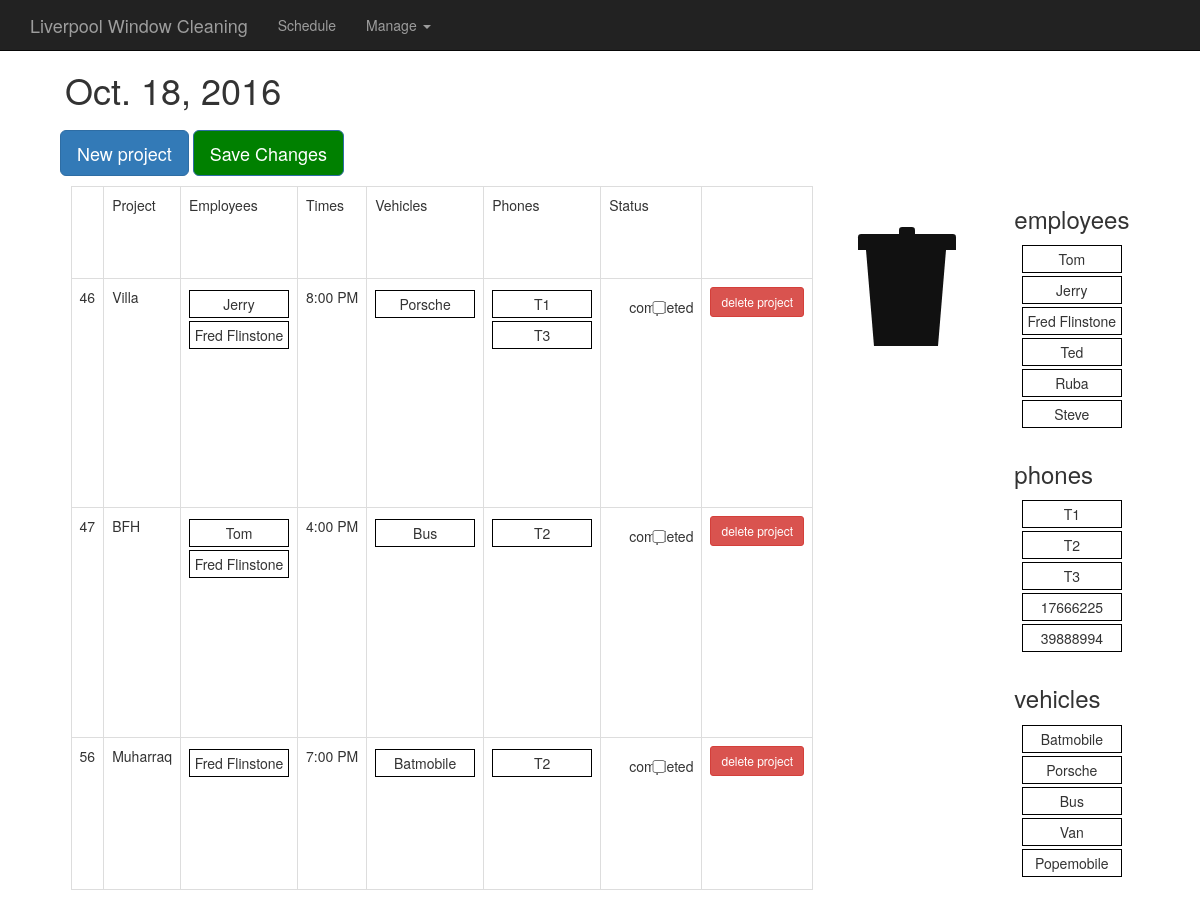
The page / on the database its author committed.
### daily/models.py (models this page shows, shortened)
class Project(models.Model):
  complete = 'CMP'
  incomplete = 'INCMP'
  status_choices = (
      (complete, 'complete'),
      (incomplete, 'incomplete'),
      )
  name = models.CharField(max_length=200)
  date = models.DateField('Date', default=timezone.now().date())
  time = models.TimeField('Time', default=timezone.now().time())
  employee = models.ManyToManyField(Employee)
  phone = models.ManyToManyField(Phone)
  vehicle = models.ManyToManyField(Vehicle)
  status = models.CharField(
      max_length=5,
      choices=status_choices,
      default=incomplete
      )

class Employee(models.Model):
  name = models.CharField(max_length=100)
  category = models.ManyToManyField(Category)

class Vehicle(models.Model):
  name = models.CharField(max_length=100)

class Phone(models.Model):
  number = models.CharField(max_length=10)

### daily/views.py (the view)
# urls.py: url(r'^$', views.index, name='index'),
def index(request):
  today = timezone.now().date()
  incompletes = Project.objects.filter(status='INCMP')
  employees = Employee.objects.all()
  phones = Phone.objects.all()
  vehicles = Vehicle.objects.all()
  date = datetime.date(int(today.year), int(today.month), int(today.day))
  context = {'date': date, 'schedule': incompletes, 'date': today,
      'emp_names': employees, 'phones': phones, 'vehicles': vehicles}
  return render(request, 'daily/daily.html/', context)

### daily/templates/daily/daily.html (shortened to what this page needs)
{% extends 'daily/base.html' %}
{% load static %}
{% block content %}
      <div class="container">
      <div class="starter-template">
        <h1 id="date">{{ date }}</h1>
      </div>
    </div>
    <div id="daily-view">
        <div id="form-fields">
          <button type="button" class="btn btn-primary btn-lg" id="new-proj-button" onclick="addProject()">New project</button>
             <button type="button" class="btn btn-primary btn-lg"
              id="save-button" onclick="updateSchedule()">Save Changes</button>
        </div>
        <div class="h-box">
        <table class="table table-bordered" id="daily-table">
          <tbody>
            <tr>
              <td>  </td>
              <td>Project</td>
              <td>Employees</td>
              <td>Times</td>
              <td>Vehicles</td>
              <td>Phones</td>
              <td>Status </td>
              <td></td>
            </tr>
            {% for project in schedule.all %}
            <tr id={{ project.id }} class ="project">
              <td>{{ project.id }}</td>
              <td class="name-td">{{ project.name }}</td>
              <td>
                <ol class='sortable_with_drop employee_list'>
                  {% for emp in project.employee.all %}
                  <li class="flex-li employee">{{ emp.name }}</li>
                  {% endfor %}
                </ol>
              </td>
              <td class="time-td"><span>{{project.time|time:"g:i A"}}<span></td>
              <td>
                <ol class='sortable_with_drop vehicle_list'>
                  {% for v in project.vehicle.all %}
                  <li class="flex-li vehicle">{{ v.name }}</li>
                  {% endfor %}
                </ol>
              </td>
              <td>
                <ol class='sortable_with_drop phone_list'>
                  {% for tel in project.phone.all %}
                  <li class="flex-li telephone">{{ tel.number }}</li>
                  {% endfor %}
                </ol>
              </td>
              <td>
                <div class="checkbox">
                  <label>
                    <input type="checkbox" class="chk-box"> completed
                  </label>
                </div>
              </td>
              <td>
                <button type="button" class="btn btn-sm btn-danger
                  delete">delete project</button>
              </td>
              {% endfor %}
            </tbody>
          </table>
          <ol class='trash employee_trash'>
            <li>
                <div class="lid"></div>
                <div class="lidcap"></div>
                <div class="bin"></div>
              </li>
            </ol>
          <div class="v-box" id="sources">
            <h3>employees</h3>
            <ol class='sortable_with_no_drop' id="emps-source">
              {% for emp in emp_names.all %}
              <li class="flex-li employee">{{ emp.name }}</li>
              {% endfor %}
            </ol>
            <h3>phones</h3>
            <ol class='sortable_with_no_drop' id="phones-source">
              {% for phone in phones.all %}
              <li class="flex-li telephone">{{ phone.number }}</li>
              {% endfor %}
            </ol>
            <h3>vehicles</h3>
            <ol class='sortable_with_no_drop' id="vehicles-source">
              {% for v in vehicles.all %}
              <li class="flex-li vehicle">{{ v.name }}</li>
              {% endfor %}
            </ol>
          </div>
        </div>
      </div>
    </body>
    {% endblock %}

### daily/static/daily/daily.css (style rules this page uses)
input { width: 100px; }
.flex-li { border: 1px solid black; margin: 3px auto; padding: 3px; width: 100px; text-align: center; }
.h-box { padding: 0; margin: 0; list-style: none; display: -webkit-box; display: -moz-box; display: -ms-flexbox; display: -webkit-flex; display: flex; flex-direction: row; justify-content: space-around; }
.v-box { padding: 0; margin: 0; list-style: none; display: -webkit-box; display: -moz-box; display: -ms-flexbox; display: -webkit-flex; display: flex; flex-direction: column; }
#sources { margin: 0 auto; }
#form-fields { padding: 10px; }
#save-button { //display: none; background: green; }
#daily-table { float: left; width: auto; margin: 0 auto; }
ol { display: inline-block; -webkit-padding-start: 0px; list-style-type: none; //height: 100%; width: 100%; min-height: 30px; }
ol li { float: center; }
body { padding: 50px; margin: auto; }

### daily/static/daily/trash.css (style rules this page uses)
.trash { background: #ffffff; position: relative; width: 160px; height: 160px; //margin: 50px auto 0; border-radius: 4px; transition: box-shadow .2s ease; }
.lidcap, .lid, .bin { position: absolute; }
.lidcap, .lid { border-top-left-radius: 3.2px; border-top-right-radius: 3.2px; background: #111; transition: transform .2s linear, margin .2s linear; }
.lidcap { bottom: 110.4px; left: 65px; height: 8px; width: 16px; }
.lid { bottom: 96px; left: 24px; width: 98px; height: 16px; }
.bin { bottom: 0; left: 32px; width: 80px; border-top: 96px solid #111; border-left: 8px solid transparent; border-right: 8px solid transparent; }

### rows shown on the page
Project: date "Oct. 18, 2016", id "56", name "Muharraq", time "7:00 PM"
Project: id "46", name "Villa", time "8:00 PM"
Employee: name "Jerry"
Employee: name "Fred Flinstone"
Vehicle: name "Porsche"
Phone: number "T1"
Phone: number "T3"
Project: id "47", name "BFH", time "4:00 PM"
Employee: name "Tom"
Vehicle: name "Bus"
Phone: number "T2"
Vehicle: name "Batmobile"
Employee: name "Ted"
Employee: name "Ruba"
Employee: name "Steve"
Phone: number "17666225"
Phone: number "39888994"
Vehicle: name "Van"
Vehicle: name "Popemobile"
